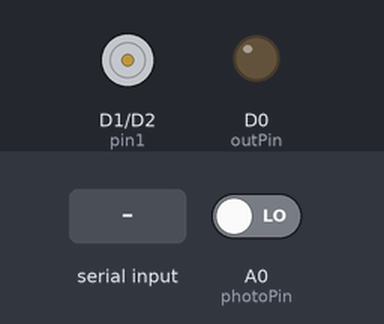
Bench run of a sketch on a simulated ESP8266 (NodeMCU). Shown: motor-driver pin pairs drawn as motors (green arrow = first pin HIGH = forward, orange = second pin HIGH = backward, longer = more drive), output pins drawn as LEDs (lit = HIGH). The inputs (shaded band) are chosen by the test bench; at power-on: A0 (photoPin) LOW. What the sketch prints to the serial monitor is not drawn.

Above: at 1.8 s.
1.9 s: "o" received over Serial
At 2.8 s:
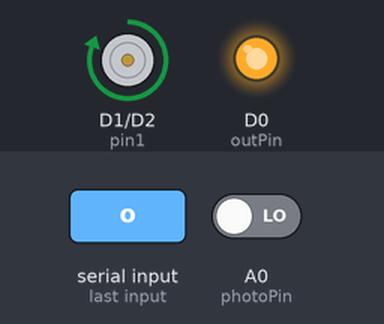
3.5 s: "b" received over Serial
At 4.0 s:
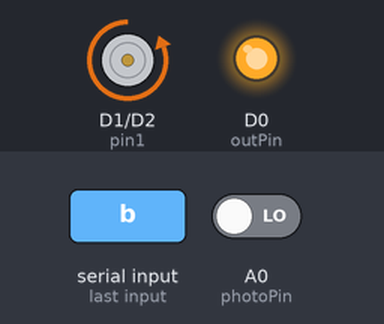
5.0 s: "s" received over Serial
At 6.4 s:
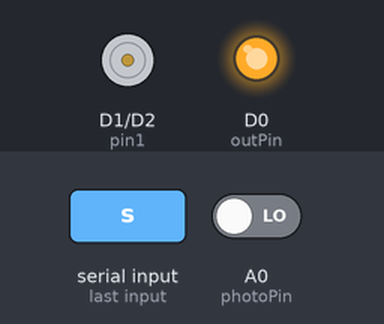
Timing chart, 0 to 8.0 s (numbered marks = the images above; inputs shaded):
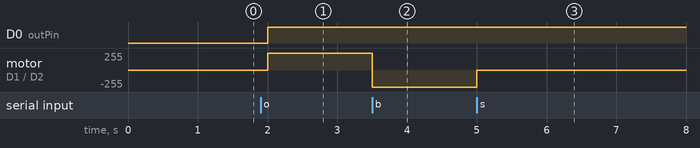

The sketch:

h-bridge.ino
```cpp
// h-bridge

const int outPin = D0;
const int pin1 = D1;
const int pin2 = D2;

const int photoPin = A0;
int photoRead;

bool running = false;
bool forwardTest = true;

void setup() {
  Serial.begin(9600);
  pinMode(outPin, OUTPUT);
  pinMode(pin1, OUTPUT);
  pinMode(pin2, OUTPUT);
  pinMode(photoPin, INPUT);
}

void loop() {
  photoRead = digitalRead(photoPin);
  Serial.println(photoRead);
  delay(500);

  if (Serial.available() > 0) {
    char b = Serial.read();
    Serial.write(b);

    switch(b) {
      case 'o':
        running = true;
        if (forwardTest) {
          forward();
        }else{
          reverse();
        }
        break;
      case 'f':
        if (running) {
          forward();
        }
        forwardTest = true;
        break;
      case 'b':
        if (running) {
          reverse();
        }
        forwardTest = false;
        break;
      case 's':
        breaking();
        running = false;
        break;
      }
    }
}

void forward() {
  digitalWrite(outPin, LOW);
  digitalWrite(pin1, HIGH);
  digitalWrite(pin2, LOW);
  digitalWrite(outPin, HIGH);
  delay(500);
  forwardTest = true;
}

void reverse() {
  digitalWrite(outPin, LOW);
  digitalWrite(pin1, LOW);
  digitalWrite(pin2, HIGH);
  digitalWrite(outPin, HIGH);
  delay(500);
  forwardTest = false;
}

void breaking() {
  digitalWrite(outPin, LOW);
  digitalWrite(pin1, LOW);
  digitalWrite(pin2, LOW);
  digitalWrite(outPin, HIGH);
  delay(500);
}
```

Measured:
- after the input at 1.9 s, D0 (outPin): LOW → HIGH after 0.10 s; motor on D1 (pin1) / D2 (pin2): stopped → forward 255/255 after 0.10 s
- after the input at 3.5 s, motor on D1 (pin1) / D2 (pin2): forward 255/255 → backward 255/255 at once
- after the input at 5.0 s, motor on D1 (pin1) / D2 (pin2): backward 255/255 → stopped at once
